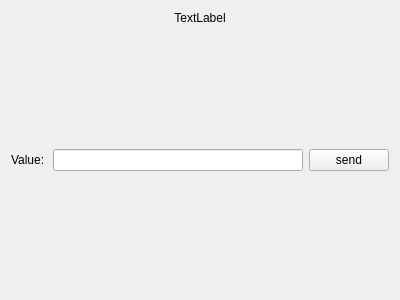
<?xml version="1.0" encoding="UTF-8"?>
<ui version="4.0">
 <class>InputWidget</class>
 <widget class="QWidget" name="InputWidget">
  <property name="geometry">
   <rect>
    <x>0</x>
    <y>0</y>
    <width>400</width>
    <height>300</height>
   </rect>
  </property>
  <property name="windowTitle">
   <string>Form</string>
  </property>
  <layout class="QVBoxLayout" name="verticalLayout">
   <item>
    <widget class="QLabel" name="label_name">
     <property name="text">
      <string>TextLabel</string>
     </property>
     <property name="alignment">
      <set>Qt::AlignCenter</set>
     </property>
    </widget>
   </item>
   <item>
    <spacer name="verticalSpacer">
     <property name="orientation">
      <enum>Qt::Vertical</enum>
     </property>
     <property name="sizeHint" stdset="0">
      <size>
       <width>20</width>
       <height>40</height>
      </size>
     </property>
    </spacer>
   </item>
   <item>
    <layout class="QHBoxLayout" name="horizontalLayout">
     <item>
      <widget class="QLabel" name="valueLabel">
       <property name="text">
        <string>Value:</string>
       </property>
      </widget>
     </item>
     <item>
      <widget class="QLineEdit" name="valueLineEdit">
       <property name="sizePolicy">
        <sizepolicy hsizetype="Minimum" vsizetype="Fixed">
         <horstretch>0</horstretch>
         <verstretch>0</verstretch>
        </sizepolicy>
       </property>
       <property name="minimumSize">
        <size>
         <width>250</width>
         <height>0</height>
        </size>
       </property>
       <property name="baseSize">
        <size>
         <width>0</width>
         <height>0</height>
        </size>
       </property>
       <property name="clearButtonEnabled">
        <bool>false</bool>
       </property>
      </widget>
     </item>
     <item>
      <widget class="QPushButton" name="pushButton">
       <property name="text">
        <string>send</string>
       </property>
      </widget>
     </item>
    </layout>
   </item>
   <item>
    <spacer name="verticalSpacer_2">
     <property name="orientation">
      <enum>Qt::Vertical</enum>
     </property>
     <property name="sizeHint" stdset="0">
      <size>
       <width>20</width>
       <height>40</height>
      </size>
     </property>
    </spacer>
   </item>
  </layout>
 </widget>
 <resources/>
 <connections/>
</ui>
